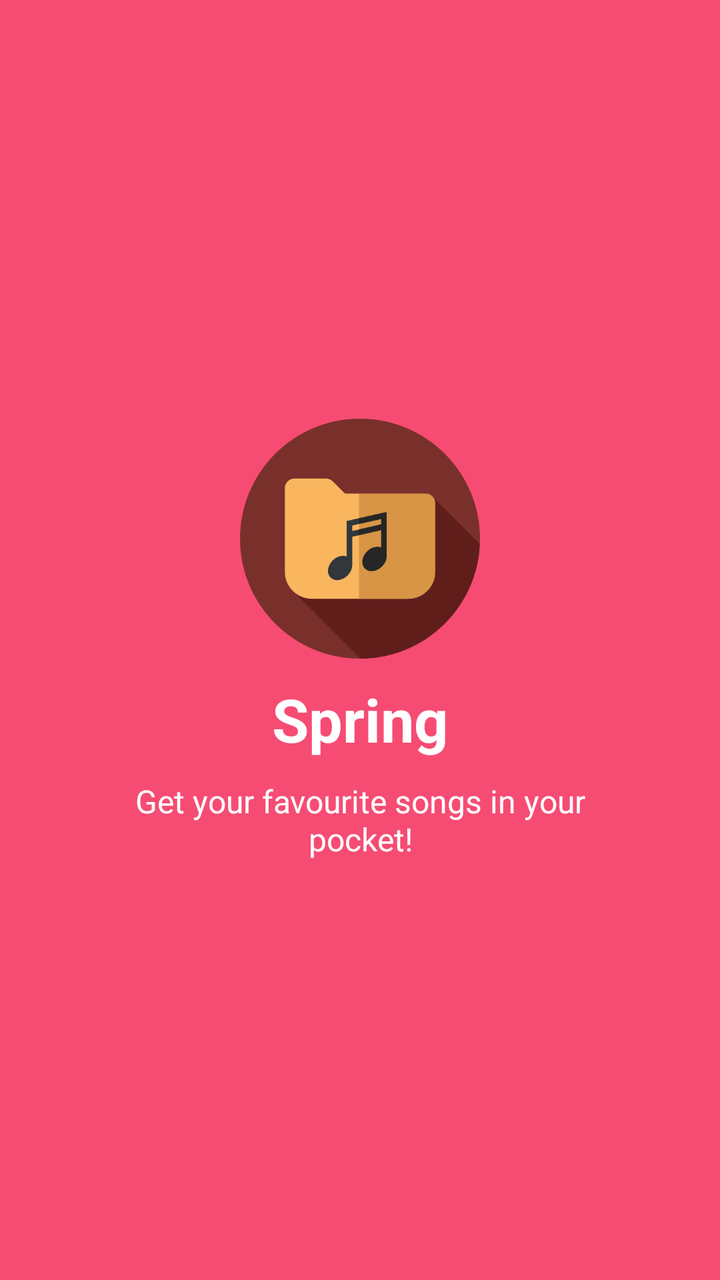
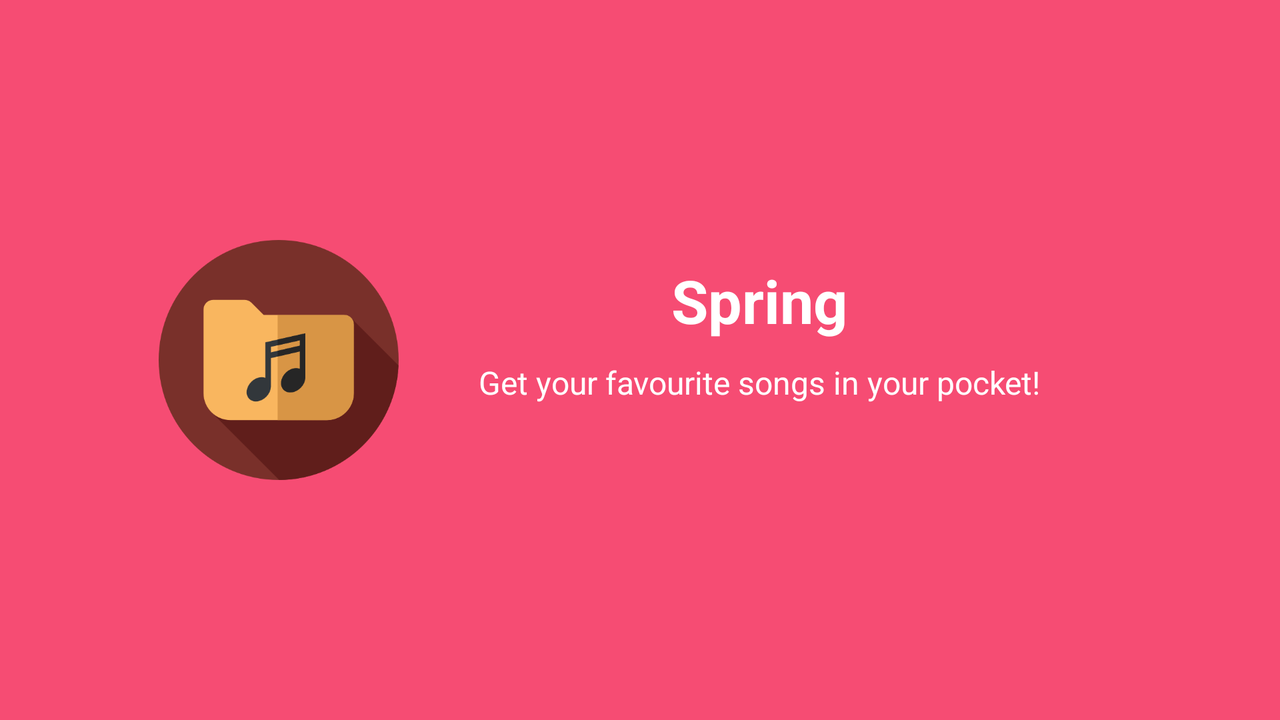

An Android layout and its configuration variant, each rendered on a device that would load it. The default file and the variant file are quoted in full after the pictures.
<!-- AndroidManifest.xml: application theme AppTheme -->
<!-- res/layout/welcome_slide1.xml -->
<?xml version="1.0" encoding="utf-8"?>
<RelativeLayout xmlns:android="http://schemas.android.com/apk/res/android"
                android:layout_width="match_parent"
                android:layout_height="match_parent"
                android:background="@color/bg_screen1">

    <LinearLayout
        android:layout_width="wrap_content"
        android:layout_height="wrap_content"
        android:gravity="center"
        android:orientation="vertical"
        android:layout_centerVertical="true"
        android:layout_centerHorizontal="true">

        <ImageView
            android:layout_width="@dimen/welcome_img_width_height"
            android:layout_height="@dimen/welcome_img_width_height"
            android:src="@drawable/app_icon1"
            />

        <TextView
            android:layout_marginTop="10dp"
            android:layout_width="wrap_content"
            android:layout_height="wrap_content"
            android:text="@string/slide_1_title"
            android:textColor="@android:color/white"
            android:textSize="30sp"
            android:textStyle="bold" />

        <TextView
            android:layout_width="wrap_content"
            android:layout_height="wrap_content"
            android:layout_marginTop="10dp"
            android:paddingLeft="@dimen/welcome_desc_padding"
            android:paddingRight="@dimen/welcome_desc_padding"
            android:text="@string/slide_1_desc"
            android:textAlignment="center"
            android:gravity="center"
            android:layout_gravity="center_horizontal"
            android:textColor="@android:color/white"
            android:textSize="@dimen/welcome_text_size" />

    </LinearLayout>
</RelativeLayout>
<!-- resources referenced by this layout -->
<resources>
  <color name="bg_screen1">#f64c73</color>
  <dimen name="welcome_desc_padding">40dp</dimen>
  <dimen name="welcome_img_width_height">120dp</dimen>
  <dimen name="welcome_text_size">16sp</dimen>
  <!-- drawable app_icon1: png bitmap (drawable-hdpi, 8297 bytes) -->
  <string name="slide_1_desc">Get your favourite songs in your pocket!</string>
  <string name="slide_1_title">Spring</string>
  <!-- from res/values-v21/ -->
  <style name="AppTheme" parent="Theme.AppCompat.Light">
          
          <item name="colorPrimary">@color/colorPrimary</item>
          <item name="colorPrimaryDark">@color/colorPrimaryDark</item>
          <item name="colorAccent">@color/colorAccent</item>
          <item name="android:navigationBarColor">@android:color/black</item>
          <item name="android:textColor">@color/colorPrimaryText</item>
          <item name="android:textColorPrimary">@color/colorPrimaryText</item>
          <item name="android:textColorSecondary">@color/colorSecondaryText</item>
          <item name="android:icon">@color/colorIcons</item>
          <item name="android:windowBackground">@android:color/white</item>
      </style>
  <color name="colorPrimary">#FF5722</color>
  <color name="colorPrimaryDark">#E64A19</color>
  <color name="colorAccent">#FFEB3B</color>
  <color name="colorPrimaryText">#FFFFFF</color>
  <color name="colorSecondaryText">#757575</color>
  <color name="colorIcons">#FFFFFF</color>
</resources>
<!-- res/layout-land/welcome_slide1.xml (the repository's variant of the layout above) -->
<!-- drawn on the phone turned sideways -->
<?xml version="1.0" encoding="utf-8"?>
<RelativeLayout xmlns:android="http://schemas.android.com/apk/res/android"
                android:layout_width="match_parent"
                android:layout_height="match_parent"
                android:paddingBottom="@dimen/landscape_padding_bottom_welcome_slide"
                android:background="@color/bg_screen1">

    <LinearLayout
        android:layout_width="wrap_content"
        android:layout_height="wrap_content"
        android:gravity="center_horizontal"
        android:orientation="horizontal"
        android:layout_centerInParent="true"
        >

        <ImageView
            android:layout_width="@dimen/welcome_img_width_height"
            android:layout_height="@dimen/welcome_img_width_height"
            android:src="@drawable/app_icon1"
            />

        <LinearLayout
            android:orientation="vertical"
            android:layout_height="wrap_content"
            android:layout_width="wrap_content"
            android:gravity="center_horizontal"
            >

        <TextView
            android:layout_marginTop="10dp"
            android:layout_width="wrap_content"
            android:layout_height="wrap_content"
            android:text="@string/slide_1_title"
            android:textColor="@android:color/white"
            android:textSize="30sp"
            android:textStyle="bold" />

        <TextView
            android:layout_width="wrap_content"
            android:layout_height="wrap_content"
            android:layout_marginTop="10dp"
            android:paddingLeft="@dimen/welcome_desc_padding"
            android:paddingRight="@dimen/welcome_desc_padding"
            android:text="@string/slide_1_desc"
            android:textAlignment="center"
            android:gravity="center"
            android:layout_gravity="center_horizontal"
            android:textColor="@android:color/white"
            android:textSize="@dimen/welcome_text_size" />
        </LinearLayout>

    </LinearLayout>
</RelativeLayout>
<!-- resources referenced by the variant -->
<!-- as the phone turned sideways resolves them -->
<resources>
  <color name="bg_screen1">#f64c73</color>
  <dimen name="landscape_padding_bottom_welcome_slide">50dp</dimen>
  <dimen name="welcome_desc_padding">40dp</dimen>
  <dimen name="welcome_img_width_height">120dp</dimen>
  <dimen name="welcome_text_size">16sp</dimen>
  <!-- drawable app_icon1: png bitmap (drawable-hdpi, 8297 bytes) -->
  <string name="slide_1_desc">Get your favourite songs in your pocket!</string>
  <string name="slide_1_title">Spring</string>
  <!-- from res/values-v21/ -->
  <style name="AppTheme" parent="Theme.AppCompat.Light">
          
          <item name="colorPrimary">@color/colorPrimary</item>
          <item name="colorPrimaryDark">@color/colorPrimaryDark</item>
          <item name="colorAccent">@color/colorAccent</item>
          <item name="android:navigationBarColor">@android:color/black</item>
          <item name="android:textColor">@color/colorPrimaryText</item>
          <item name="android:textColorPrimary">@color/colorPrimaryText</item>
          <item name="android:textColorSecondary">@color/colorSecondaryText</item>
          <item name="android:icon">@color/colorIcons</item>
          <item name="android:windowBackground">@android:color/white</item>
      </style>
  <color name="colorPrimary">#FF5722</color>
  <color name="colorPrimaryDark">#E64A19</color>
  <color name="colorAccent">#FFEB3B</color>
  <color name="colorPrimaryText">#FFFFFF</color>
  <color name="colorSecondaryText">#757575</color>
  <color name="colorIcons">#FFFFFF</color>
</resources>
